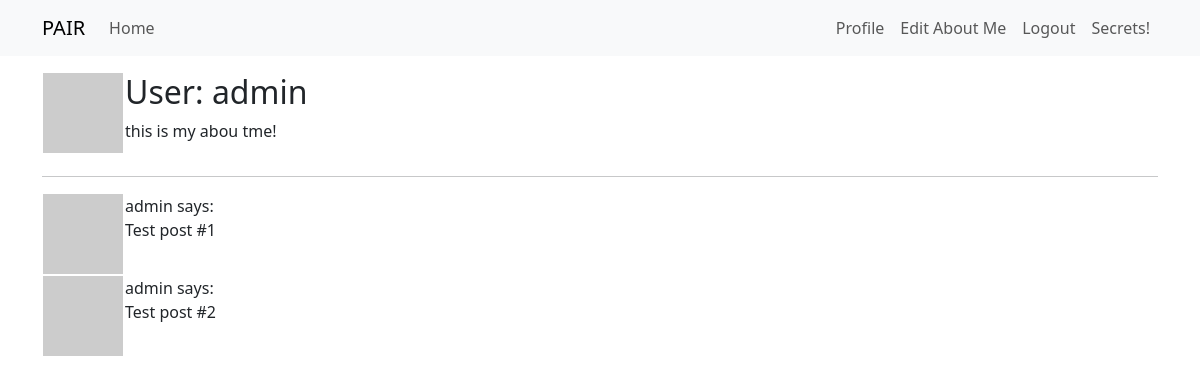
/people/admin (signed in), run on an earlier commit of the app's database.
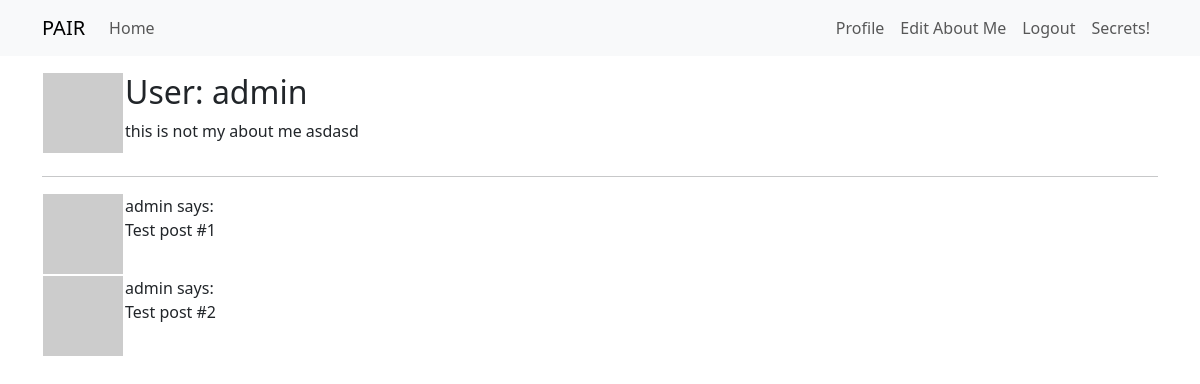
And on a later commit of the database.
### app/models.py (models this page shows, shortened)
class User(UserMixin, db.Model):
    id: so.Mapped[int] = so.mapped_column(primary_key=True)
    username: so.Mapped[str] = so.mapped_column(sa.String(16), index=True, unique=True)
    password_hash: so.Mapped[str] = so.mapped_column(sa.String(256))
    about_me: so.Mapped[Optional[str]] = so.mapped_column(sa.String(120))
    posts: so.WriteOnlyMapped['Post'] = so.relationship(back_populates='author')
    def avatar(self, size):
        _salt = 'pair2025'
        digest = md5((self.username.lower() + _salt).encode('utf-8')).hexdigest()
        return f'https://www.gravatar.com/avatar/{digest}?d=retro&s={size}'

### app/routes.py (the view)
@app.route('/people/<username>')
@login_required
def user(username):
    user = db.first_or_404(sa.select(User).where(User.username == username))
    posts = [
        {'author': user, 'body': 'Test post #1'},
        {'author': user, 'body': 'Test post #2'}
    ]
    return render_template('user.html', user=user, posts=posts)

### app/models.py (called while the page is built)
@login.user_loader
def load_user(id):
    return db.session.get(User, int(id))

### app/templates/user.html (shortened to what this page needs)
{% extends "base.html" %}
{% block content %}
    <table>
        <tr valign="top">
            <td><img src="{{ user.avatar(128) }}"></td>
            <td>
                <h2> User: {{ user.username }}</h2>
                {% if user.about_me %}<p>{{ user.about_me }}</p>{% endif %}
            </td>
        </tr>
    </table>
    <hr>
    {% for post in posts %}
        {% include '_post.html' %}
    {% endfor %}
{% endblock %}

### app/templates/base.html (shortened to what this page needs)
<!doctype html>
<html lang="en">
  <head>
    <link
        href="https://cdn.jsdelivr.net/npm/bootstrap@5.3.2/dist/css/bootstrap.min.css"
        rel="stylesheet"
>
  </head>
  <body>
    <nav class="navbar navbar-expand-lg bg-body-tertiary">
      <div class="container">
        <a class="navbar-brand" href="{{ url_for('index') }}">PAIR</a>
        <div class="collapse navbar-collapse" id="navbarSupportedContent">
          <ul class="navbar-nav me-auto mb-2 mb-lg-0">
            <li class="nav-item">
              <a class="nav-link" aria-current="page" href="{{ url_for('index') }}">Home</a>
            </li>
          </ul>
          <ul class="navbar-nav mb-2 mb-lg-0">
            {% if current_user.is_anonymous %}
            <li class="nav-item">
              <a class="nav-link" aria-current="page" href="{{ url_for('login') }}">Login</a>
            </li>
            {% else %}
            <li class="nav-item">
              <a class="nav-link" aria-current="page" href="{{ url_for('user', username=current_user.username) }}">Profile</a>
            </li>
            <li class="nav-item">
              <a class="nav-link" aria-current="page" href="{{ url_for('edit_about_me') }}">Edit About Me</a>
            </li>
            <li class="nav-item">
              <a class="nav-link" aria-current="page" href="{{ url_for('logout') }}">Logout</a>
            </li>
            {% endif %}
            <li class="nav-item">
                <a class="nav-link" aria-current="page" href="{{ url_for('secret') }}">Secrets!</a>
            </li>
          </ul>
        </div>
      </div>
    </nav>
    <div class="container mt-3">
      {% block content %}{% endblock %}
    </div>
  </body>
</html>

### app/templates/_post.html
    <table>
        <tr valign="top">
            <td><img src="{{ post.author.avatar(36) }}"></td>
            <td>{{ post.author.username }} says:<br>{{ post.body }}</td>
        </tr>
    </table>

What changed in the data, as far as the page shows it:
changed User "admin": about_me "this is my abou tme!" → "this is not my about me asdasd"
